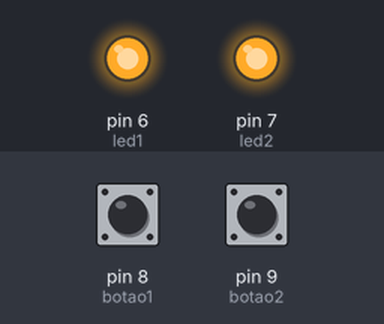
A sketch run on a simulated Arduino Uno, built with avr-gcc and run on an emulated ATmega328P. On the bench: output pins drawn as LEDs (lit = HIGH). The test bench sets the inputs (shaded band); at power-on: pin 8 (botao1) HIGH, pin 9 (botao2) HIGH.

Above: at 1.2 s.
1.3 s: pin 8 (botao1) pulled LOW for 0.15 s
At 1.5 s:
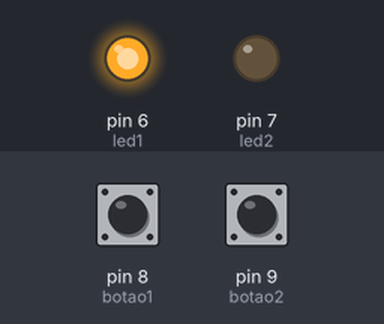
3.1 s: pin 9 (botao2) pulled LOW for 0.15 s
At 3.3 s:
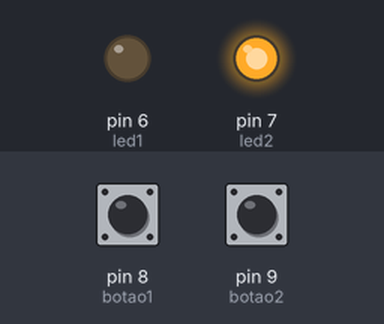
4.9 s: pin 9 (botao2) pulled LOW for 3.2 s
At 8.8 s:
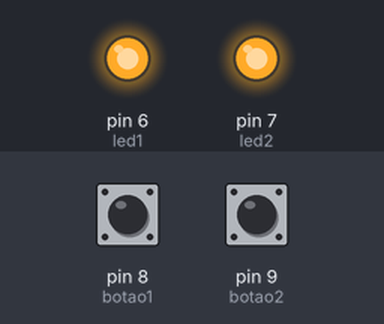
9.7 s: pin 8 (botao1) pulled LOW for 3.2 s
At 11.2 s:
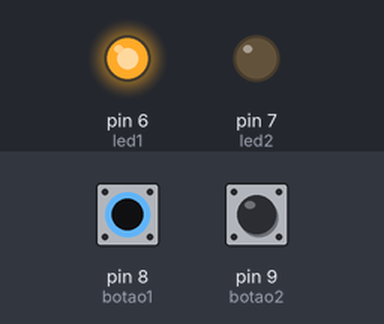
14.5 s: pin 8 (botao1) driven LOW and pin 9 (botao2) driven LOW
At 14.9 s:
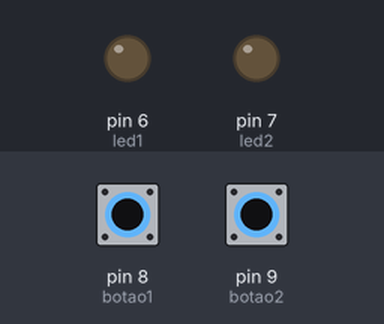
Timing chart, 0 to 17.1 s (numbered marks = the images above; inputs shaded):
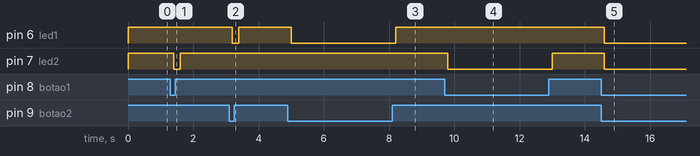

Measured:
- after the input at 1.3 s, pin 7 (led2): HIGH → LOW after 0.10 s, → HIGH 0.20 s later
- after the input at 3.1 s, pin 6 (led1): HIGH → LOW after 0.10 s, → HIGH 0.20 s later
- after the input at 4.9 s, pin 6 (led1): HIGH → LOW after 0.10 s, → HIGH 3.2 s later
- after the input at 9.7 s, pin 7 (led2): HIGH → LOW after 0.10 s, → HIGH 3.2 s later
- after the input at 14.5 s, pin 6 (led1), pin 7 (led2): HIGH → LOW after 0.10 s

The sketch:

arduino-botao-se-senao.ino
```cpp
#define led1 6 //DEFINE PINOS
#define led2 7
#define botao1 8
#define botao2 9

void setup() {
  pinMode(led1, OUTPUT); //SAIDA
  pinMode(led2, OUTPUT);
  pinMode(botao1, INPUT_PULLUP); //ENTRADA
  pinMode(botao2, INPUT_PULLUP);
}

void loop() {
  //SE FOR VERDADEIRO LIGA A LED1 E DESLIGA LED2
  if ((digitalRead(botao1) == LOW) && (digitalRead(botao2) == HIGH)) {
    digitalWrite(led1, HIGH);
    digitalWrite(led2, LOW);
    //ENTÃO SE FOR VERDADEIRO LIGA A LED2 E DESLIGA LED1
  } else if ((digitalRead(botao2) == LOW) && (digitalRead(botao1) == HIGH)) {
    digitalWrite(led1, LOW);
    digitalWrite(led2, HIGH);
    //ENTÃO SE FOR VERDADEIRO DESLIGA AS LEDS
  } else if ((digitalRead(botao2) == LOW) && (digitalRead(botao1) == LOW)) {
    digitalWrite(led1, LOW);
    digitalWrite(led2, LOW);
    //ENTÃO SE NENHUMA FOR VERDADEIRA LIGA TODAS LEDS
  } else {
    digitalWrite(led1, HIGH);
    digitalWrite(led2, HIGH);
  }
  delay(200);
}
```
